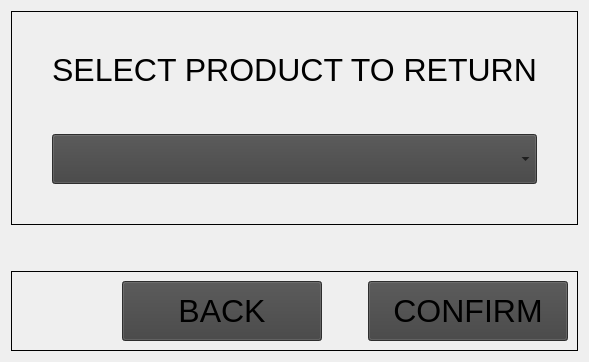
         <widget class="QWidget" name="returnPage">
          <layout class="QVBoxLayout" name="verticalLayout_4">
           <item>
            <widget class="QFrame" name="returnProductFrame">
             <property name="frameShape">
              <enum>QFrame::Shape::Box</enum>
             </property>
             <property name="frameShadow">
              <enum>QFrame::Shadow::Plain</enum>
             </property>
             <layout class="QGridLayout" name="gridLayout_3">
              <property name="leftMargin">
               <number>0</number>
              </property>
              <property name="topMargin">
               <number>0</number>
              </property>
              <property name="rightMargin">
               <number>0</number>
              </property>
              <property name="bottomMargin">
               <number>0</number>
              </property>
              <item row="4" column="1">
               <spacer name="verticalSpacer_12">
                <property name="orientation">
                 <enum>Qt::Orientation::Vertical</enum>
                </property>
                <property name="sizeType">
                 <enum>QSizePolicy::Policy::Expanding</enum>
                </property>
                <property name="sizeHint" stdset="0">
                 <size>
                  <width>20</width>
                  <height>40</height>
                 </size>
                </property>
               </spacer>
              </item>
              <item row="2" column="1">
               <spacer name="verticalSpacer_13">
                <property name="orientation">
                 <enum>Qt::Orientation::Vertical</enum>
                </property>
                <property name="sizeType">
                 <enum>QSizePolicy::Policy::Minimum</enum>
                </property>
                <property name="sizeHint" stdset="0">
                 <size>
                  <width>20</width>
                  <height>40</height>
                 </size>
                </property>
               </spacer>
              </item>
              <item row="3" column="0">
               <spacer name="horizontalSpacer_15">
                <property name="orientation">
                 <enum>Qt::Orientation::Horizontal</enum>
                </property>
                <property name="sizeType">
                 <enum>QSizePolicy::Policy::Preferred</enum>
                </property>
                <property name="sizeHint" stdset="0">
                 <size>
                  <width>40</width>
                  <height>20</height>
                 </size>
                </property>
               </spacer>
              </item>
              <item row="3" column="2">
               <spacer name="horizontalSpacer_16">
                <property name="orientation">
                 <enum>Qt::Orientation::Horizontal</enum>
                </property>
                <property name="sizeType">
                 <enum>QSizePolicy::Policy::Preferred</enum>
                </property>
                <property name="sizeHint" stdset="0">
                 <size>
                  <width>40</width>
                  <height>20</height>
                 </size>
                </property>
               </spacer>
              </item>
              <item row="3" column="1">
               <widget class="QComboBox" name="returnProductcCmboBox">
                <property name="sizePolicy">
                 <sizepolicy hsizetype="MinimumExpanding" vsizetype="Fixed">
                  <horstretch>0</horstretch>
                  <verstretch>0</verstretch>
                 </sizepolicy>
                </property>
                <property name="minimumSize">
                 <size>
                  <width>0</width>
                  <height>50</height>
                 </size>
                </property>
                <property name="font">
                 <font>
                  <pointsize>18</pointsize>
                 </font>
                </property>
                <property name="cursor">
                 <cursorShape>PointingHandCursor</cursorShape>
                </property>
                <property name="styleSheet">
                 <string notr="true">background-color: rgb(65, 65, 65);</string>
                </property>
               </widget>
              </item>
              <item row="1" column="1">
               <widget class="QLabel" name="returnProductLabel">
                <property name="sizePolicy">
                 <sizepolicy hsizetype="Preferred" vsizetype="Minimum">
                  <horstretch>0</horstretch>
                  <verstretch>0</verstretch>
                 </sizepolicy>
                </property>
                <property name="font">
                 <font>
                  <pointsize>24</pointsize>
                 </font>
                </property>
                <property name="text">
                 <string>SELECT PRODUCT TO RETURN</string>
                </property>
                <property name="alignment">
                 <set>Qt::AlignmentFlag::AlignCenter</set>
                </property>
               </widget>
              </item>
              <item row="0" column="1">
               <spacer name="verticalSpacer_14">
                <property name="orientation">
                 <enum>Qt::Orientation::Vertical</enum>
                </property>
                <property name="sizeType">
                 <enum>QSizePolicy::Policy::Minimum</enum>
                </property>
                <property name="sizeHint" stdset="0">
                 <size>
                  <width>20</width>
                  <height>40</height>
                 </size>
                </property>
               </spacer>
              </item>
             </layout>
            </widget>
           </item>
           <item>
            <spacer name="verticalSpacer_15">
             <property name="orientation">
              <enum>Qt::Orientation::Vertical</enum>
             </property>
             <property name="sizeType">
              <enum>QSizePolicy::Policy::Preferred</enum>
             </property>
             <property name="sizeHint" stdset="0">
              <size>
               <width>20</width>
               <height>40</height>
              </size>
             </property>
            </spacer>
           </item>
           <item>
            <widget class="QFrame" name="returnProductBtnFrame">
             <property name="frameShape">
              <enum>QFrame::Shape::Box</enum>
             </property>
             <property name="frameShadow">
              <enum>QFrame::Shadow::Plain</enum>
             </property>
             <layout class="QHBoxLayout" name="horizontalLayout_3">
              <item>
               <spacer name="horizontalSpacer_13">
                <property name="orientation">
                 <enum>Qt::Orientation::Horizontal</enum>
                </property>
                <property name="sizeHint" stdset="0">
                 <size>
                  <width>40</width>
                  <height>20</height>
                 </size>
                </property>
               </spacer>
              </item>
              <item>
               <widget class="QPushButton" name="returnBackPushButton">
                <property name="sizePolicy">
                 <sizepolicy hsizetype="Minimum" vsizetype="Minimum">
                  <horstretch>0</horstretch>
                  <verstretch>0</verstretch>
                 </sizepolicy>
                </property>
                <property name="minimumSize">
                 <size>
                  <width>200</width>
                  <height>60</height>
                 </size>
                </property>
                <property name="font">
                 <font>
                  <pointsize>24</pointsize>
                 </font>
                </property>
                <property name="cursor">
                 <cursorShape>PointingHandCursor</cursorShape>
                </property>
                <property name="styleSheet">
                 <string notr="true">background-color: rgb(65, 65, 65);</string>
                </property>
                <property name="text">
                 <string>BACK</string>
                </property>
               </widget>
              </item>
              <item>
               <spacer name="horizontalSpacer_14">
                <property name="orientation">
                 <enum>Qt::Orientation::Horizontal</enum>
                </property>
                <property name="sizeType">
                 <enum>QSizePolicy::Policy::Minimum</enum>
                </property>
                <property name="sizeHint" stdset="0">
                 <size>
                  <width>40</width>
                  <height>20</height>
                 </size>
                </property>
               </spacer>
              </item>
              <item>
               <widget class="QPushButton" name="returnConfirmPushButton">
                <property name="sizePolicy">
                 <sizepolicy hsizetype="Minimum" vsizetype="Minimum">
                  <horstretch>0</horstretch>
                  <verstretch>0</verstretch>
                 </sizepolicy>
                </property>
                <property name="minimumSize">
                 <size>
                  <width>200</width>
                  <height>60</height>
                 </size>
                </property>
                <property name="font">
                 <font>
                  <pointsize>24</pointsize>
                 </font>
                </property>
                <property name="cursor">
                 <cursorShape>PointingHandCursor</cursorShape>
                </property>
                <property name="styleSheet">
                 <string notr="true">background-color: rgb(65, 65, 65);</string>
                </property>
                <property name="text">
                 <string>CONFIRM</string>
                </property>
               </widget>
              </item>
             </layout>
            </widget>
           </item>
          </layout>
         </widget>
